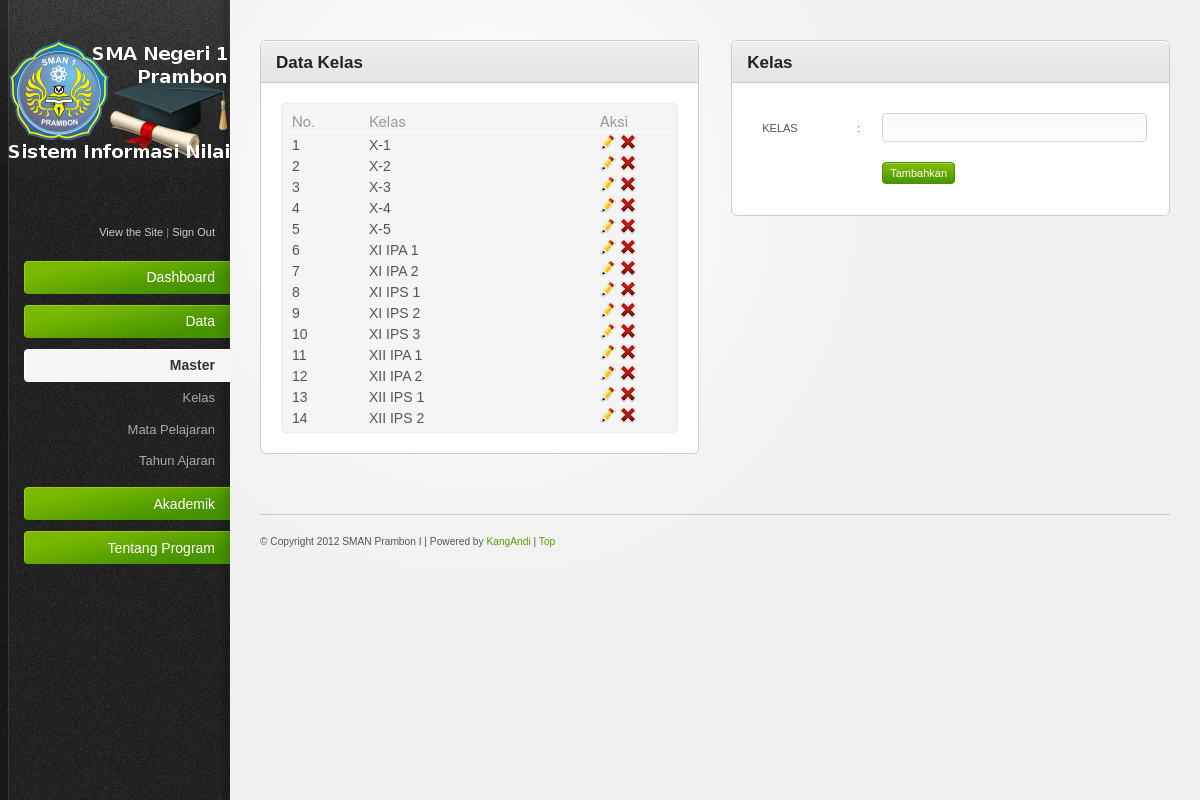
Screenshot of /home.php?page=mkelas (signed in) with the database file from the repository.
### tables this page shows
CREATE TABLE IF NOT EXISTS `r_kelas` (
  `id` int(3) NOT NULL AUTO_INCREMENT,
  `nama` varchar(10) NOT NULL,
  PRIMARY KEY (`id`)
);

### inc/config.php (called while the page is built, shortened)
<?php
$nama_sekolah		= "SMAN Prambon I";
$sumber				= "http://localhost/SIA";
?>

### modul/mkelas.php (the view, shortened to what this page needs)
 <div class="content-box column-left">
                    <div class="content-box-header">
                        <h3>Data Kelas</h3>
                    </div>
                    <div class="content-box-content">
                        <div class="tab-content default-tab">
 <table id="tablemn">
	<thead>
		<th width="20%">No.</th>
		<th width="60%">Kelas</th>
		<th width="20%">Aksi</th>
	</thead>
	<tbody>
<?php
$sql=  mysql_query('SELECT * FROM r_kelas ORDER BY  `r_kelas`.`nama` ASC');
if (mysql_num_rows($sql) == 0){
	echo '<tr><td colspan=3><center><h4>Tidak ada data</h4></center></td></tr>';
	}else{
while ($row = mysql_fetch_assoc($sql)) {
    echo '<tr>
			<td>'.++$no.'</td>
			<td>'.$row['nama'].'</td>
			<td><a href="home.php?page=mkelas&aksi=edit&id='.$row['id'].'" title="Edit"><img src="images/icons/pencil.png" alt="Edit" /></a>
            <a href="home.php?page=mkelas&aksi=del&id='.$row['id'].'" onclick="return confirm(\'Apakah kamu yakin ingin menghapus '.$row['nama'].' ?\');" title="Delete"><img src="images/icons/cross.png" alt="Delete" /></a></td></tr>';
}
}
?>
	</tbody>
</table>
                        </div>
                    </div>
                </div>
                <div class="content-box column-right">
                    <div class="content-box-header">
                        <h3>Kelas</h3>
                    </div>
                    <div class="content-box-content">
                        <div class="tab-content default-tab">
            <form action="" id="form" method="post">
				<table>
			<tr valign="top">
			<td width="75">KELAS</td>
			<td width="5">: </td>
			<td><input class="text-input large-input" id="large-input" name="kelas" type="text" value="<?php echo $kelas;?>"></td>
			</tr>
			<tr valign="top">
			<td width="75"></td>
			<td width="5"></td>
			<td><?php if (isset($_GET['aksi'])=='edit'){
				echo '<input class="button" type="submit" value="Simpan" name="update" />';
				}else{
				echo '<input class="button" type="submit" value="Tambahkan" name="simpan" />';}
			?></td>
			</tr>
				</table>
			</form>
                        </div>
                    </div>
                </div>

### home.php (shortened to what this page needs)
<?php
    require 'inc/config.php';
?>
<!DOCTYPE html PUBLIC "-//W3C//DTD XHTML 1.0 Strict//EN" "http://www.w3.org/TR/xhtml1/DTD/xhtml1-strict.dtd">
<html xmlns="http://www.w3.org/1999/xhtml">
    <head>
        <link rel="stylesheet" href="css/reset.css" type="text/css" media="screen" />
        <link rel="stylesheet" href="css/style.css" type="text/css" media="screen" />
        <link rel="stylesheet" href="css/invalid.css" type="text/css" media="screen" />
        <link rel="stylesheet" href="css/tstyle.css"/>
        <link rel="stylesheet" href="css/token-input.css" type="text/css" />
		<link rel="stylesheet" href="css/token-input-facebook.css" type="text/css" />
    </head>
    <body><div id="body-wrapper">
            <div id="sidebar"><div id="sidebar-wrapper">
                    <a href="<?php echo $sumber;?>"><img id="logo" src="images/logosin.png" alt="<?php echo $nama_sekolah;?>" /></a>
                    <div id="profile-links">
                        <br />
                        <a href="/" title="View the Site">View the Site</a> | <a href="logout.php" title="Sign Out">Sign Out</a>
                    </div>
                    <ul id="main-nav">
<?php
		if ($_SESSION['level']==1){
		include "menuadm.php";
		}else if ($_SESSION['level']==10){
		include "menuguru.php";
		}else if ($_SESSION['level']==50){
		include "menusw.php";
		}
?>
                    </ul>
                </div></div>
            <div id="main-content">
                <div id="bodyx">
                <?php
                $page=$_GET['page'];
                if(isset($_GET['page'])){
					include 'modul/'.$page.'.php';
				}else{
					include 'modul/hutama.php';
				}
				?>
                </div>
                <div id="footer">
                    <small>
                        &#169; Copyright 2012 <?php echo $nama_sekolah?> | Powered by <a href="http://kangandi.web.id" onclick="window.open(this.href,'_blank');return false;">KangAndi</a> | <a href="#">Top</a>
                    </small>
                </div>
            </div>
        </div></body>
</html>

### menuadm.php (shortened to what this page needs)
<?php
$pagemn =$_GET['page'];
	if ($pagemn=='sview') $menu2="current";
	else if ($pagemn=='gview') $menu2="current";
	else if ($pagemn=='mkelas') $menu3="current";
?>
   <li>
		<a href="<?php echo $sumber;?>" class="nav-top-item no-submenu <?php echo $menu1;?>">
			Dashboard
		</a>
	</li>
	<li>
		<a href="#" class="nav-top-item <?php echo $menu2;?>">
			Data
		</a>
	</li>
	<li>
		<a href="#" class="nav-top-item <?php echo $menu3;?>">
			Master
		</a>
		<ul>
			<li><a href="home.php?page=mkelas">Kelas</a></li>
			<li><a href="home.php?page=mpelajaran">Mata Pelajaran</a></li>
			<li><a href="home.php?page=mta">Tahun Ajaran</a></li>
		</ul>
	</li>
	<li>
		<a href="#" class="nav-top-item <?php echo $menu4;?>">
			Akademik
		</a>
	</li>
	<li>
		<a href="#about" rel="modal" class="nav-top-item no-submenu">
			Tentang Program
		</a>
	</li>

### css/style.css (style rules this page uses)
html { font-size: 100%; height: 100%; margin-bottom: 1px; }
body { font-family: Arial, Helvetica, sans-serif; color: #555; background: #f0f0f0 url('../images/bg-body.gif') top left repeat-y; font-size: 12px; }
#body-wrapper { background: url('../images/bg-radial-gradient.gif') fixed 230px top no-repeat; }
h1, h2, h3, h4, h5, h6 { font-family: Helvetica, Arial, sans-serif; color: #222; font-weight: bold; }
h3 { font-size: 17px; padding: 0 0 10px 0; }
a { color: #57a000; text-decoration: none; }
small { font-size: 0.85em; }
.button { font-family: Verdana, Arial, sans-serif; display: inline-block; background: #459300 url('../images/bg-button-green.gif') top left repeat-x !important; border: 1px solid #459300 !important; padding: 4px 7px 4px 7px !important; color: #fff !important; font-size: 11px !important; cursor: pointer; }
#sidebar { background: url('../images/bg-sidebar.gif') top left no-repeat; width: 230px; height: 100%; position: absolute; left: 0; top: 0; color: #888; font-size: 11px; }
#sidebar #sidebar-wrapper { margin: 0 0 0 9px; }
#sidebar a, #sidebar a:active { color:#ccc; }
#sidebar #logo { margin: 40px 0 40px 0; }
#sidebar #profile-links { padding: 0 15px 20px 15px; text-align: right; line-height: 1.5em; }
#sidebar #main-nav { width: 206px; padding: 0; margin: 0 0 0 15px; font-family: Helvetica, Arial, sans-serif; }
#sidebar #main-nav li { list-style: none; padding-bottom: 10px; text-align: right; }
#sidebar #main-nav li a.nav-top-item { background: transparent url('../images/bg-menu-item-green.gif') right center no-repeat; padding: 10px 15px; color: #fff; font-size: 14px; cursor: pointer; display: block; text-decoration: none; }
#sidebar #main-nav li a.current { background-image: url('../images/bg-menu-item-current.gif') !important; color: #333; font-weight: bold; }
#sidebar #main-nav ul { padding: 0; font-size: 12px; margin: 0; }
#sidebar #main-nav ul li { list-style: none; margin: 0; text-align: right; padding: 0; }
#sidebar #main-nav ul li a { padding: 8px 15px; display: block; color: #aaa; font-size: 13px; line-height: 1.2em; }
#main-content { margin: 0 30px 0 260px; padding: 40px 0 0 0; }
.column-left { width: 48%; float: left; }
.column-right { width: 48%; float: right; }
#footer { border-top: 1px solid #ccc; margin: 40px 0 0 0; padding: 20px 0; font-size: 12px; }
.content-box { border: 1px solid #ccc; margin: 0 0 20px 0; background: #fff; }
.content-box-header { background: #e5e5e5 url('../images/bg-content-box.gif') top left repeat-x; margin-top: 1px; height: 40px; }
.content-box-header h3 { padding: 12px 15px 10px; float: left; }
.content-box-content { padding: 20px; font-size: 13px; border-top: 1px solid #ccc; }
#form table { width: 100%; border-collapse: collapse; }
#form tbody tr { background: #fff; }
#form table td, #form table th { padding: 10px; line-height: 1.3em; }
form input.text-input, form select, form textarea, form .wysiwyg { padding: 6px; font-size: 13px; background: #fff url('../images/bg-form-field.gif') top left repeat-x; border: 1px solid #d5d5d5; color: #333; }
form .large-input { width: 97.5% !important; }

### css/invalid.css (style rules this page uses)
.button, #main-content table tfoot td .bulk-actions select, .pagination a.number, form input.text-input, form textarea, form .wysiwyg, form select, .dp-popup { -moz-border-radius: 4px; -webkit-border-radius: 4px; border-radius: 4px; }
.content-box, .content-box-header, ul.content-box-tabs li a.current, .shortcut-button, .notification { -moz-border-radius: 6px; -webkit-border-radius: 6px; border-radius: 6px; }
.content-box-header { -moz-border-radius-bottomleft: 0; -moz-border-radius-bottomright: 0; -webkit-border-bottom-left-radius: 0; -webkit-border-bottom-right-radius: 0; border-bottom-left-radius: 0; border-bottom-right-radius: 0; }

### css/tstyle.css (style rules this page uses)
table { font:11px Verdana,Arial; }
#tablemn { width:100%; background-color: #f5f5f5; padding: 5px; border-radius: 5px; border-radius: 5px; border: 1px solid #ebebeb; }
#tablemn td, #tablemn th { padding: 1px 5px; }
#tablemn thead { font: normal 15px Helvetica Neue,Helvetica,sans-serif; text-shadow: 0 1px 0 white; color: #999; }
#tablemn th { text-align: left; border-bottom: 1px solid #fff; }
#tablemn td { font-size: 14px; }

### rows the page displays
r_kelas: nama "X-1"
r_kelas: nama "X-2"
r_kelas: nama "X-3"
r_kelas: nama "X-4"
r_kelas: nama "X-5"
r_kelas: nama "XI IPA 1"
r_kelas: nama "XI IPA 2"
r_kelas: nama "XI IPS 1"
r_kelas: nama "XI IPS 2"
r_kelas: nama "XI IPS 3"
r_kelas: nama "XII IPA 1"
r_kelas: nama "XII IPA 2"
r_kelas: nama "XII IPS 1"
r_kelas: nama "XII IPS 2"

### other values shown
$nama_sekolah "SMAN Prambon I"
